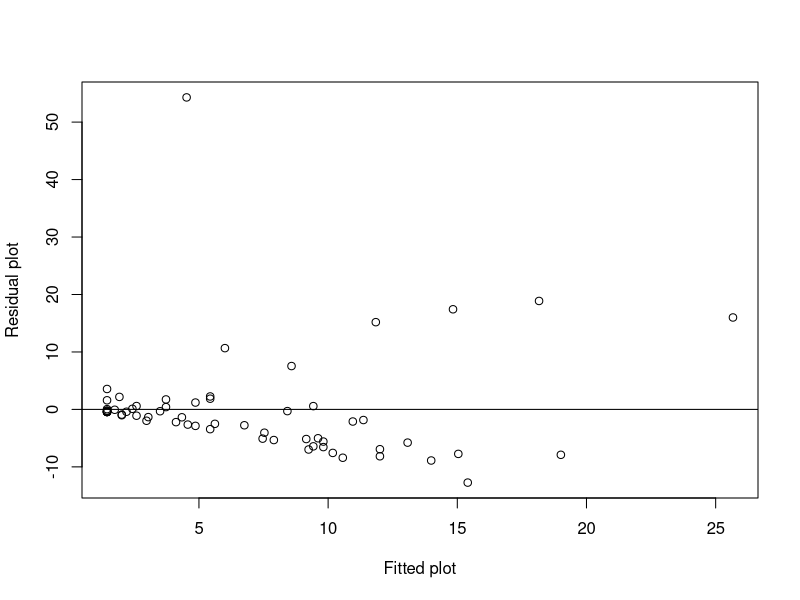

R code for this plot:
#load the dataset
data <- read.csv("data.csv")

#fit a regression model
model <- lm(Time ~ Pairs, data=data)

#get list of residuals 
res <- resid(model)

#produce residual vs. fitted plot
my_plot <- plot(fitted(model), res, xlab="Fitted plot", ylab="Residual plot")
# my_plot <- my + xlab('Fitted plot') + ylab('Residual plot')

#add a horizontal line at 0 
abline(0,0)


# //////// Determining whether the residuals follow normal distribution

#create Q-Q plot for residuals
# qqnorm(res)

#add a straight diagonal line to the plot, the residuals tend to stray from the line, which could indicate that they’re not normally distributed
# qqline(res) 

#Create density plot of residuals, does not strictly follow the bell curve, thus might not be normal distribution
# plot(density(res))